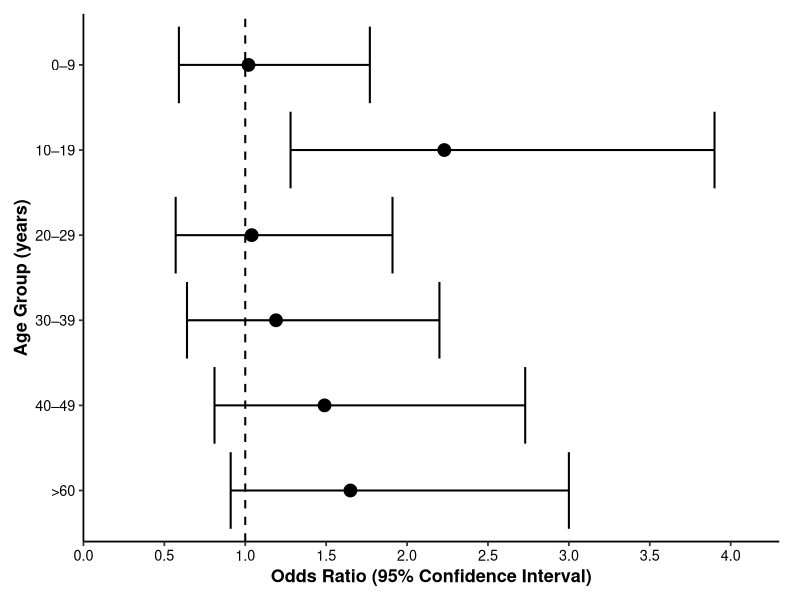

This figure's R source:
#===============================================================================
# FOREST PLOT – AGE GROUP AND JEV POSITIVITY
# Exact values from final post-hoc analysis
# Reference group: 50–59 years
#===============================================================================

library(ggplot2)

#-------------------------------------------------------------------------------
# 1. EXACT POST-HOC RESULTS
#-------------------------------------------------------------------------------

forest_data <- data.frame(
  
  Age_Group = c(
    "0–9",
    "10–19",
    "20–29",
    "30–39",
    "40–49",
    ">60"
  ),
  
  OR = c(
    1.02,
    2.23,
    1.04,
    1.19,
    1.49,
    1.65
  ),
  
  CI_Lower = c(
    0.59,
    1.28,
    0.57,
    0.64,
    0.81,
    0.91
  ),
  
  CI_Upper = c(
    1.77,
    3.90,
    1.91,
    2.20,
    2.73,
    3.00
  ),
  
  P_value = c(
    0.9451,
    0.0047,
    0.8917,
    0.5825,
    0.1970,
    0.0997
  )
)

#-------------------------------------------------------------------------------
# 2. AGE-GROUP ORDER
#-------------------------------------------------------------------------------

forest_data$Age_Group <- factor(
  forest_data$Age_Group,
  levels = rev(c(
    "0–9",
    "10–19",
    "20–29",
    "30–39",
    "40–49",
    ">60"
  ))
)

#-------------------------------------------------------------------------------
# 3. FOREST PLOT
#-------------------------------------------------------------------------------

ggplot(
  forest_data,
  aes(x = OR, y = Age_Group)
) +
  
  # 95% confidence intervals
  geom_errorbar(
    aes(
      xmin = CI_Lower,
      xmax = CI_Upper
    ),
    orientation = "y",
    height = 0.12,
    linewidth = 0.7
  ) +
  
  # Odds ratio points
  geom_point(
    size = 4
  ) +
  
  # Null/reference line
  geom_vline(
    xintercept = 1,
    linetype = "dashed",
    linewidth = 0.7
  ) +
  
  # X-axis
  scale_x_continuous(
    limits = c(0, 4.3),
    breaks = seq(0, 4, 0.5),
    expand = c(0, 0)
  ) +
  
  labs(
    x = "Odds Ratio (95% Confidence Interval)",
    y = "Age Group (years)"
  ) +
  
  theme_classic(
    base_size = 13
  ) +
  
  theme(
    axis.title = element_text(face = "bold"),
    axis.text = element_text(color = "black"),
    axis.line = element_line(linewidth = 0.6),
    plot.margin = margin(10, 15, 10, 10)
  )
